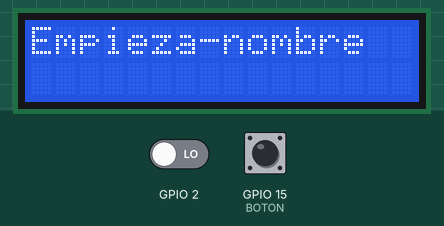
Simulated run of this sketch. Board: ESP8266 (NodeMCU). Parts: 16×2 character LCD. The test bench sets the inputs (shaded band); at power-on: GPIO 15 (BOTON) LOW, GPIO 2 LOW. WiFi joins after 1.5 s; servers stay silent unless stated; uploads are accepted with an empty reply; what the sketch prints to the serial monitor is not drawn. At 14.0 s the program restarts the board; the recording ends there.

Above: at 2.9 s.
3.0 s: GPIO 15 (BOTON) pulled HIGH for 0.15 s
At 4.9 s:
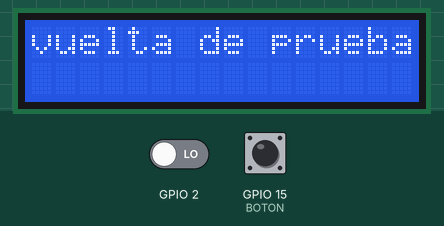
At 5.5 s:
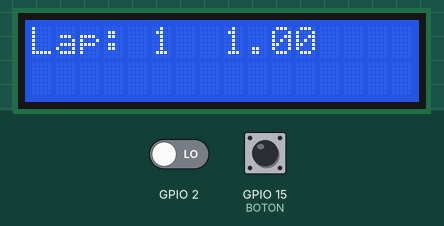
6.1 s: GPIO 2 driven HIGH
7.6 s: GPIO 2 driven LOW
At 11.5 s:
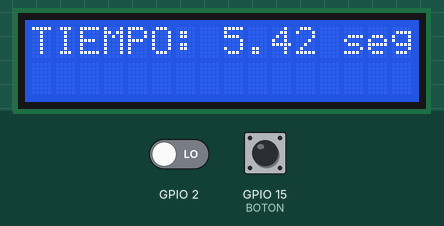
Timing chart, 0 to 13.0 s (numbered marks = the images above; inputs shaded):
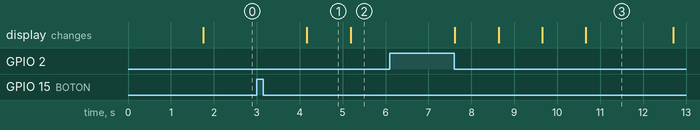

Measured:
- after the input at 3.0 s, the display: changes after 1.2 s (image 1)
- after the input at 6.1 s, every drawn part: stays the same
- after the input at 7.6 s, the display: first changes at once (image 3 shows a later state)
- what the display in image 1 shows lasts 1.0 s, from 4.2 s to 5.2 s

The sketch:

sketch_apr27a.ino
```cpp
#include <ESP8266WiFi.h>
#include <WiFiClient.h>
#include<Wire.h>
#include <LiquidCrystal_I2C.h>
LiquidCrystal_I2C lcd(0x27,16,2);

//-------------------VARIABLES GLOBALES--------------------------

double i = 0;
double a = millis();
double c ;
float arr[6];
int lap = 0;
float Tiempo ;
const int BOTON=15;
bool empezar=false;
// Sustituir con datos de vuestra red
const char* ssid     = "DIGIFIBRA-hKZG";
const char* password = "YtpZRb2ebS";

unsigned long previousMillis = 0;

char host[48];
String strhost = "192.168.1.160";
String strurl = "/pagina/Controlador/tiempoControlador.php";
String chipid = "";

void doThisWhenInterrupt0Falls() {
  lap = 0;
}
String enviardatos(String datos) {
  String linea = "error";
  WiFiClient client;
  strhost.toCharArray(host, 49);
  if (!client.connect(host, 80)) {
    Serial.println("Fallo de conexion");
    return linea;
  }

  client.print(String("POST ") + strurl + " HTTP/1.1" + "\r\n" +
               "Host: " + strhost + "\r\n" +
               "Accept: */*" + "*\r\n" +
               "Content-Length: " + datos.length() + "\r\n" +
               "Content-Type: application/x-www-form-urlencoded" + "\r\n" +
               "\r\n" +datos);
  delay(10);

  Serial.print("Enviando datos a SQL...");

  unsigned long timeout = millis();
  while (client.available() == 0) {
    if (millis() - timeout > 5000) {
      Serial.println("Cliente fuera de tiempo!");
      client.stop();
      return linea;
    }
  }
  // Lee todas las lineas que recibe del servidro y las imprime por la terminal serial
  while(client.available()){
    linea = client.readStringUntil('\r');
  }
  Serial.println(linea);
  return linea;
}

void setup()
{
  Serial.begin(115200);
  delay(10);

  WiFi.mode(WIFI_STA);
  WiFi.begin(ssid, password);
  Serial.print("Conectando a:\t");
  Serial.println(ssid);

  // Esperar a que nos conectemos
  while (WiFi.status() != WL_CONNECTED)
  {
    delay(200);
   Serial.print('.');
  }

  // Mostrar mensaje de exito y dirección IP asignada
  Serial.println();
  Serial.print("Conectado a:\t");
  Serial.println(WiFi.SSID());
  Serial.print("IP address:\t");
  Serial.println(WiFi.localIP());

    lcd.begin(16,2);
    lcd.init();
  lcd.backlight();
  pinMode(2, INPUT);
  digitalWrite(2, HIGH);
   pinMode(BOTON,INPUT);

  lcd.clear();
  lcd.print("Empieza-nombre");
}

void loop()
{

if(digitalRead(BOTON) == HIGH)
   {
    empezar = true;
    a = millis();
    Tiempo = millis();
   }
 if (empezar == true){
   if (empezar  && digitalRead(2) == LOW){
   c = millis();
   i = (c - a) / 1000;
   if(i > 1)
    {
      lap++;

      if(lap > 1){
      lcd.clear();
      lcd.print("Lap: ");
      Serial.print("Lap: ");
      lcd.print(lap-1);
      Serial.print(lap-1);
      lcd.print("\t\t");
      Serial.print("\t");
      lcd.println(i);
      Serial.print(i);
      Serial.println(arr[lap]);
      } else {
        lcd.clear();
        lcd.print("vuelta de prueba");
        Serial.println("prueba");

      }


      arr[lap] = i;
      a = millis();
    }

    if(lap==5)
    {
      delay(1000);
      lcd.clear();
      lcd.print("TIEMPO: ");
      Serial.print("TIEMPO: ");
      double valorTotal = arr[4]+arr[5]+arr[2]+arr[3];
      Serial.print("\t");
      Serial.print(valorTotal);
      lcd.print(valorTotal);
      lcd.print(" seg");
      delay(2000);
      lcd.clear();
      lcd.setCursor(0,0);
      lcd.print("Espera un momento ");
      lcd.setCursor(0,1);
      lcd.print("Reiniciando valores");
      Tiempo = millis();
      enviardatos("tiempo=" + String(valorTotal));
      ESP.reset();


    }


   }
 }

}
```
